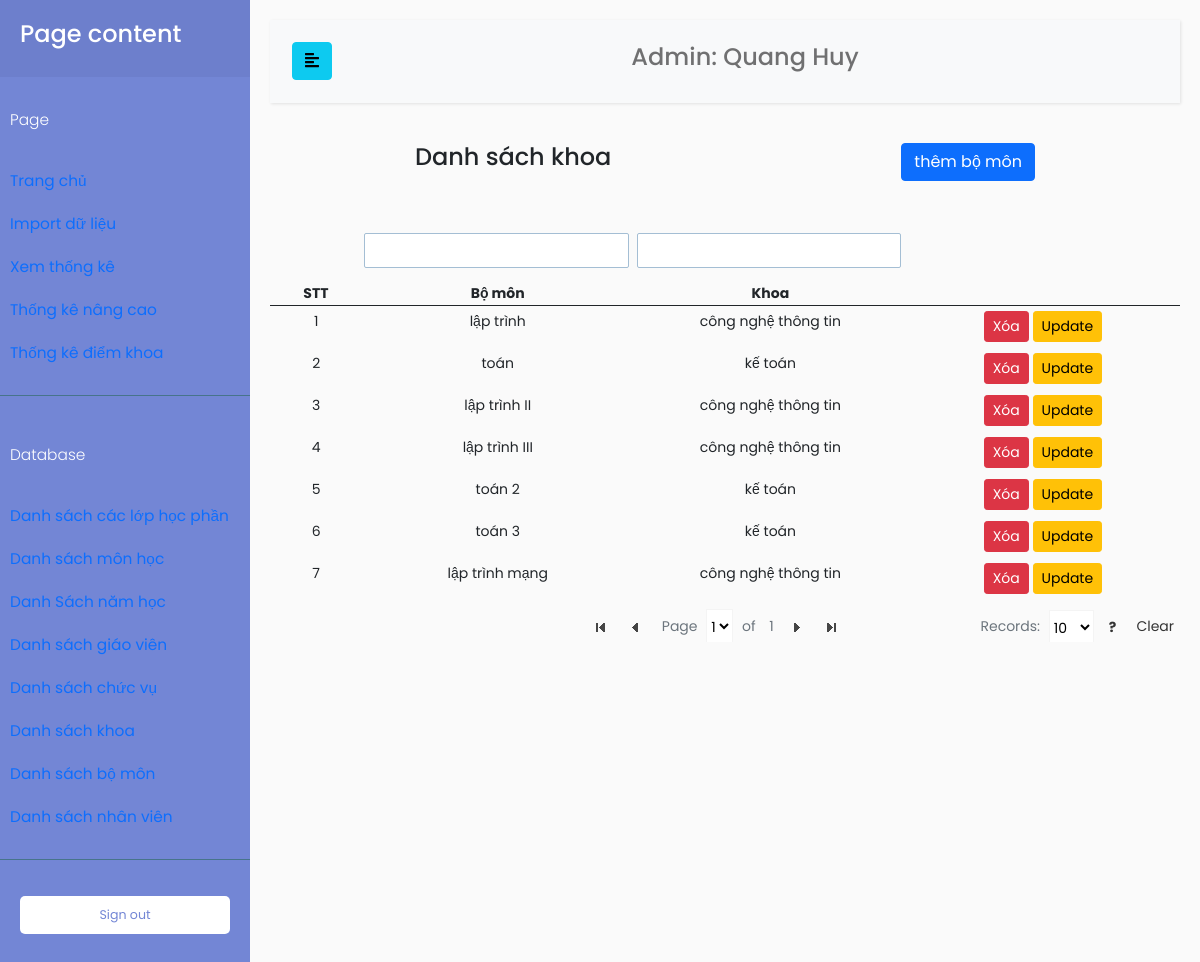
The page /index.php?TenChucVu=admin&page=DBBoMon (signed in) on the database as committed earlier.
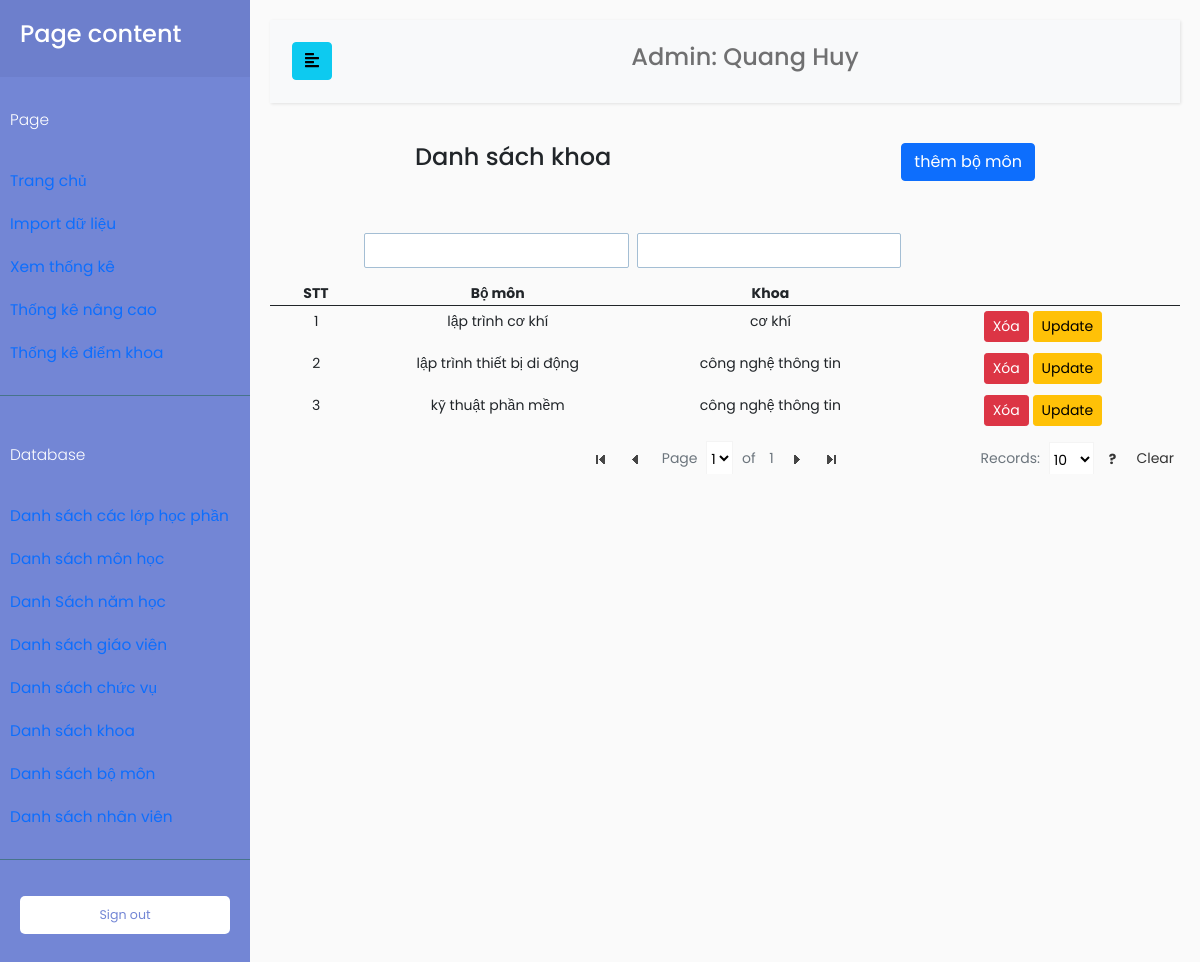
The same page on the database as committed later.
### tables this page shows
CREATE TABLE `nhanvien` (
  `MaNhanVien` varchar(100) NOT NULL,
  `TenNhanVien` varchar(100) NOT NULL,
  `MatKhau` varchar(100) NOT NULL,
  `MaChucVu` int(11) NOT NULL
);

CREATE TABLE `bomon` (
  `MaBoMon` int(11) NOT NULL,
  `MaKhoa` int(11) NOT NULL,
  `TenBoMon` varchar(100) NOT NULL
);

CREATE TABLE `khoa` (
  `MaKhoa` int(11) NOT NULL,
  `TenKhoa` varchar(100) NOT NULL
);

### database/DBController.php (called while the page is built, shortened)
<?php
class DBController
{
    protected $host = 'localhost';
    protected $user = 'root';
    protected $password = '';
    protected $database = 'quanlydanhgia';
    public function __construct()
    {
        $this->con = mysqli_connect($this->host, $this->user, $this->password, $this->database);
    }
}

### function.php (called while the page is built, shortened)
<?php
require('database/DBController.php');
require('database/Account.php');
require('database/InfoSmallTable.php');
$db = new DBController();
$account = new Account($db);
$infoSmallTable = new InfoSmallTable($db);

### database/Account.php (called while the page is built, shortened)
<?php
class Account
{
    public $db = null;
    public function __construct(DBController $db)
    {
        $this->db = $db;
    }
    public function getTenNhanVien($userID, $table = 'giaovien', $key = 'MaGiaoVien')
    {
        $result = $this->db->con->query("SELECT TenNhanVien FROM $table as tb JOIN chucvu on tb.MaChucVu = chucvu.MaChucVu WHERE $key = '{$userID}'");
        $resultArray = array();
        if ($result->num_rows > 0) {
            while ($row = $result->fetch_assoc()) {
                $resultArray[] = $row;
            }
        }
        return $resultArray[0]['TenNhanVien'];
    }
}

### database/InfoSmallTable.php (called while the page is built, shortened)
<?php
class InfoSmallTable
{
    public $db = null;
    public function __construct(DBController $db)
    {
        $this->db = $db;
    }
    public function getThongTinBang($table = 'Khoa')
    {
        $result = $this->db->con->query("SELECT * FROM {$table}");
        $resultArr = array();
        while ($row = mysqli_fetch_array($result, MYSQLI_ASSOC)) {
            $resultArr[] = $row;
        }
        return $resultArr;
    }
    public function getThongTinBoMon($maBoMon, $thongTin = 'TenBoMon')
    {
        $result = $this->db->con->query("SELECT * FROM BoMon WHERE MaBoMon = '{$maBoMon}'");
        $resultArr = array();
        while ($row = mysqli_fetch_array($result, MYSQLI_ASSOC)) {
            $resultArr[] = $row;
        }
        return $resultArr[0][$thongTin];
    }
    public function getTenKhoa($maKhoa)
    {
        $result = $this->db->con->query("SELECT TenKhoa FROM Khoa WHERE MaKhoa = '{$maKhoa}'");
        $resultArr = array();
        while ($row = mysqli_fetch_array($result, MYSQLI_ASSOC)) {
            $resultArr[] = $row;
        }
        return $resultArr[0]['TenKhoa'];
    }
}

### page/admin/DBControl/DBBoMon.php (the view, shortened to what this page needs)
<?php
if ($_GET["TenChucVu"] === 'admin') {
    $boMon = $infoSmallTable->getThongTinBang("BoMon");
    $stt = 1;
}
?>
<div>
    <div class="pb-5 d-flex justify-content-around">
        <div>
            <h4>Danh sách khoa</h4>
        </div>
        <div><a href="index.php?TenChucVu=<?php echo $tenChucVu; ?>&page=themBoMon" class="btn btn-primary">thêm bộ môn</a></div>
    </div>
    <table class="tfilter table table-hover">
        <thead>
            <tr>
                <th style="width: 10%; text-align: center;">STT</th>
                <th style="width: 30%; text-align: center;">Bộ môn</th>
                <th style="width: 30%; text-align: center;">Khoa</th>
                <th colspan="2"></th>
            </tr>
        </thead>
        <tbody>
            <?php foreach ($boMon as $item) : ?>
                <form action="" method="post">
                    <tr>
                        <td style="text-align: center;">
                            <?php
                            echo $stt;
                            $stt++;
                            ?>
                        </td>
                        <td style="text-align: center;">
                            <?php
                            echo $item['TenBoMon'];
                            ?>
                        </td>
                        <td style="text-align: center;">
                            <?php
                            $maKhoa = $infoSmallTable->getThongTinBoMon($item['MaBoMon'], 'MaKhoa');
                            $tenKhoa = $infoSmallTable->getTenKhoa($maKhoa);
                            echo strtolower($tenKhoa);
                            ?>
                        </td>
                        <td>
                            <input type="submit" value="Xóa" name="submitXoaBoMon" class="btn btn-sm btn-danger">
                            <a href="index.php?TenChucVu=<?php echo $tenChucVu; ?>&page=updateBoMon&MaBoMon=<?php echo $item['MaBoMon']; ?>" class="btn btn-sm btn-warning">Update</a>
                        </td>
                    </tr>
                </form>
            <?php endforeach; ?>
        </tbody>
    </table>
</div>

### index.php (shortened to what this page needs)
<!doctype html>
<html lang="en">
<head>
    <link href="https://cdn.jsdelivr.net/npm/bootstrap@5.0.0-beta3/dist/css/bootstrap.min.css" rel="stylesheet">
    <link rel="stylesheet" href="//code.jquery.com/ui/1.12.1/themes/base/jquery-ui.css">
    <link href="https://ajax.googleapis.com/ajax/libs/jqueryui/1.12.1/themes/base/jquery-ui.css" rel="stylesheet" type="text/css" />
    <link href="css/dashboard.css" rel="stylesheet">
    <link href="css/customTable.css" rel="stylesheet">
    <link rel="stylesheet" href="css/sidebar.css">
</head>
<?php
require('function.php');
if ($_GET["TenChucVu"]) {
    $tenChucVu = $_GET["TenChucVu"];
}
if (isset($_GET["page"])) {
    $page = $_GET["page"];
}
$tenGiaoVien = NULL;
if ($tenChucVu === 'admin' || $tenChucVu === 'nhanvien') {
    if ($tenChucVu === 'admin') {
        $tenCV = "Admin";
    }
    $tenGiaoVien = $account->getTenNhanVien($_SESSION['MaDangNhap'], 'NhanVien', 'MaNhanVien');
}
?>
<body>
    <div class="wrapper">
        <nav id="sidebar">
            <div class="sidebar-header">
                <h4>Page content</h4>
            </div>
            <ul class="list-unstyled components">
                <p>Page</p>
                <li class="nav-item">
                    <a class="nav-link active" aria-current="page" href="index.php?TenChucVu=<?php echo $tenChucVu; ?>">
                        Trang chủ
                    </a>
                </li>
                <?php if ($tenChucVu === 'admin') : ?>
                    <li class="nav-item">
                        <a class="nav-link" href="index.php?TenChucVu=<?php echo $tenChucVu; ?>&page=data">
                            Import dữ liệu
                        </a>
                    </li>
                    <li class="nav-item">
                        <a class="nav-link" href="index.php?TenChucVu=<?php echo $tenChucVu; ?>&page=calculate">
                            Xem thống kê
                        </a>
                    </li>
                    <li class="nav-item">
                        <a class="nav-link" href="index.php?TenChucVu=<?php echo $tenChucVu; ?>&page=thongkenangcao">
                            Thống kê nâng cao
                        </a>
                    </li>
                <?php endif; ?>
                <?php if ($tenChucVu === 'truongkhoa' || $tenChucVu === 'admin') : ?>
                    <li class="nav-item">
                        <a href="index.php?TenChucVu=<?php echo $tenChucVu; ?>&page=ThongKeDiemKhoa" class=" nav-link">Thống kê điểm khoa</a>
                    </li>
                <?php endif; ?>
            </ul>
            <?php if ($tenChucVu === 'admin') : ?>
                <ul class="list-unstyled components">
                    <p>Database</p>
                    <li class="nav-item">
                        <a href="index.php?TenChucVu=<?php echo $tenChucVu; ?>&page=DBlopHocPhan" class=" nav-link">Danh sách các lớp học phần</a>
                    </li>
                    <li class="nav-item">
                        <a href="index.php?TenChucVu=<?php echo $tenChucVu; ?>&page=DBMonHoc" class=" nav-link">Danh sách môn học</a>
                    </li>
                    <li>
                        <a href="index.php?TenChucVu=<?php echo $tenChucVu; ?>&page=DBNamHoc" class=" nav-link">Danh Sách năm học</a>
                    </li>
                    <li class="nav-item">
                        <a href="index.php?TenChucVu=<?php echo $tenChucVu; ?>&page=DBGiaoVien" class=" nav-link">Danh sách giáo viên</a>
                    </li>
                    <li class="nav-item">
                        <a href="index.php?TenChucVu=<?php echo $tenChucVu; ?>&page=DBChucVu" class=" nav-link">Danh sách chức vụ</a>
                    </li>
                    <li class="nav-item">
                        <a href="index.php?TenChucVu=<?php echo $tenChucVu; ?>&page=DBKhoa" class=" nav-link">Danh sách khoa</a>
                    </li>
                    <li class="nav-item">
                        <a href="index.php?TenChucVu=<?php echo $tenChucVu; ?>&page=DBBoMon" class=" nav-link">Danh sách bộ môn</a>
                    </li>
                    <li class="nav-item">
                        <a href="index.php?TenChucVu=<?php echo $tenChucVu; ?>&page=DBNhanVien" class=" nav-link">Danh sách nhân viên</a>
                    </li>
                </ul>
            <?php endif; ?>
            <ul class="list-unstyled CTAs">
                <li>
                    <a href="login.php" class="download">Sign out </a>
                </li>
            </ul>
        </nav>
        <div id="content">
            <nav class="navbar navbar-expand-lg navbar-light bg-light">
                <div class="container-fluid">
                    <button type="button" id="sidebarCollapse" class="btn btn-info">
                        <i class="fas fa-align-left"></i>
                    </button>
                    <div class="collapse navbar-collapse" id="navbarSupportedContent">
                        <ul class="nav navbar-nav m-auto">
                            <li class="nav-item">
                                <h4><a class="nav-link" href="#"><?php echo $tenCV . ": " . $tenGiaoVien; ?></a></h4>
                            </li>
                        </ul>
                    </div>
                </div>
            </nav>
            <?php
            if (isset($page)) {
                switch ($page) {
                    case 'DBBoMon':
                        include('page/admin/DBControl/DBBoMon.php');
                        break;
                }
            }
            ?>
        </div>
    </div>
</body>
</html>

### css/dashboard.css (style rules this page uses)
body { font-size: .875rem; }

### css/sidebar.css (style rules this page uses)
body { font-family: 'Poppins', sans-serif; background: #fafafa; }
p { font-family: 'Poppins', sans-serif; font-size: 1.1em; font-weight: 300; line-height: 1.7em; color: #999; }
a, a:hover, a:focus { color: inherit; text-decoration: none; transition: all 0.3s; }
.navbar { padding: 15px 10px; background: #fff; border: none; border-radius: 0; margin-bottom: 40px; box-shadow: 1px 1px 3px rgba(0, 0, 0, 0.1); }
.wrapper { display: flex; width: 100%; align-items: stretch; }
#sidebar { min-width: 250px; max-width: 250px; background: #7386D5; color: #fff; transition: all 0.3s; }
#sidebar .sidebar-header { padding: 20px; background: #6d7fcc; }
#sidebar ul.components { padding: 20px 0; border-bottom: 1px solid #47748b; }
#sidebar ul p { color: #fff; padding: 10px; }
#sidebar ul li a { padding: 10px; font-size: 1.1em; display: block; }
ul.CTAs { padding: 20px; }
ul.CTAs a { text-align: center; font-size: 0.9em !important; display: block; border-radius: 5px; margin-bottom: 5px; }
a.download { background: #fff; color: #7386D5; }
#content { width: 100%; padding: 20px; min-height: 100vh; transition: all 0.3s; }

### js/tablefilter/style/tablefilter.css (style rules this page uses)
table.TF { font-family:inherit;border-spacing:0;border:0; }
table.TF th { height:35px;margin:0;background-color:#eaeaea;border-bottom:1px solid #ccc;border-top:1px solid #f4f4f4;border-left:1px solid #ccc;border-right:1px solid #f4f4f4;padding:.1em .7em;color:#333; }
table.TF th:last-child { border-right:1px solid #ccc }
table.TF td { margin:0;padding:.5em .7em;border-bottom:1px solid #c6c6c6;text-overflow:ellipsis }

### js/tablefilter/style/themes/transparent/transparent.css (style rules this page uses)
table.TF { padding:0;color:inherit;border-right:1px solid transparent;border-top:1px solid transparent;border-left:1px solid transparent;border-bottom:0; }
table.TF th { margin:0;color:inherit;background-color:transparent;border-color:transparent;border-width:1px;border-style:solid; }
table.TF th:last-child { border-right:1px solid transparent }
table.TF td { margin:0;padding:5px;color:inherit;border-bottom:1px solid transparent;border-left:0;border-top:0;border-right:0 }

### page/admin/DBControl/DBBoMon.php (style rules this page uses)
table td { text-align: center; }

Rows that differ between the two databases and show on the page:
removed bomon: TenBoMon "lập trình", tenKhoa "công nghệ thông tin"
removed bomon: TenBoMon "toán", tenKhoa "kế toán"
removed bomon: TenBoMon "lập trình II", tenKhoa "công nghệ thông tin"
removed bomon: TenBoMon "lập trình III", tenKhoa "công nghệ thông tin"
removed bomon: TenBoMon "toán 2", tenKhoa "kế toán"
removed bomon: TenBoMon "toán 3", tenKhoa "kế toán"
removed bomon: TenBoMon "lập trình mạng", tenKhoa "công nghệ thông tin"
added bomon: TenBoMon "lập trình cơ khí", tenKhoa "cơ khí"
added bomon: TenBoMon "lập trình thiết bị di động", tenKhoa "công nghệ thông tin"
added bomon: TenBoMon "kỹ thuật phần mềm", tenKhoa "công nghệ thông tin"
